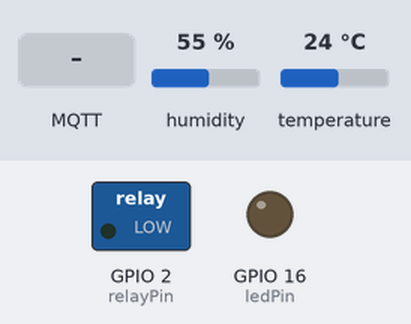
Recording of a sketch running on a simulated ESP8266 (NodeMCU). Parts: switched loads named in the sketch (green lamp = pin HIGH), output pins drawn as LEDs (lit = HIGH). The test bench sets the inputs (shaded band); at power-on: humidity 55 %, temperature 24 °C. WiFi joins after 1.5 s; servers stay silent unless stated; random numbers use the default seed unless the sketch sets one; no MQTT or app messages arrive unless stated; what the sketch prints to the serial monitor is not drawn.

Above: at 2.7 s.
2.8 s: MQTT message "o" arrives on the first subscribed topic
At 4.4 s:
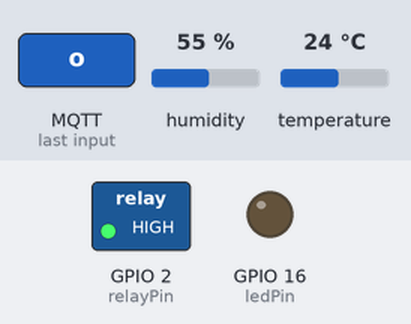
6.1 s: MQTT message "L" arrives on the first subscribed topic
At 7.4 s:
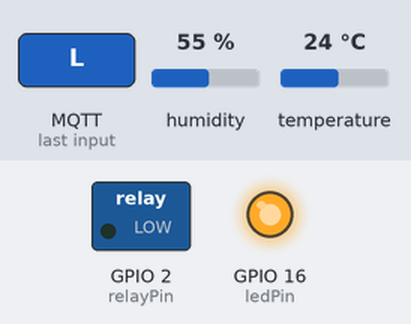
8.1 s: MQTT message "on" arrives on the first subscribed topic
At 10.1 s:
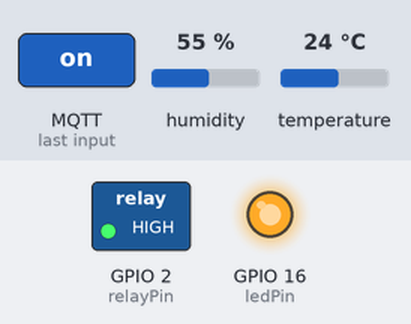
Timing chart, 0 to 12.1 s (numbered marks = the images above; inputs shaded):
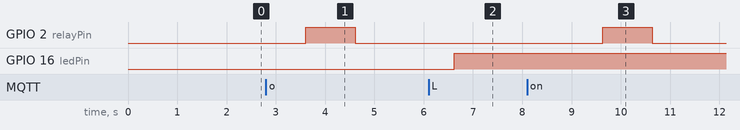

The sketch:

SmartDoorLock.ino
```cpp
#include <SPI.h>
#include <MFRC522.h>
#include <ESP8266WiFi.h>
#include <PubSubClient.h>
#include "DHTesp.h"


DHTesp dht;
constexpr uint8_t RST_PIN = 5;
constexpr uint8_t SS_PIN = 4;
const char* mqtt_server = "192.168.50.-";
int mqtt_port = 1883;
const char* user_name = "-"; // 連接 MQTT broker 的帳號密碼
const char* user_password = "-";
int relayPin = 2;                     // 連接繼電器腳位
const char* topic_subscribe = "-/-";
const char* dht_topic = "-/-";
int ledPin = 16;

MFRC522 mfrc522(SS_PIN, RST_PIN);   // 建立 MFRC522

WiFiClient espClient;
PubSubClient client(espClient);

void reconnect() {
  // Loop until we're reconnected
  while (!client.connected()) {
    Serial.println("Attempting MQTT connection...");
    // Create a random client ID
    String clientId = "ESP8266Client-";
    clientId += String(random(0xffff), HEX);
    // Attempt to connect
    if (client.connect(clientId.c_str(),user_name,user_password)) {
      Serial.println("connected");
      client.subscribe(topic_subscribe);
    } else {
      Serial.print("failed, rc=");
      Serial.print(client.state());
      Serial.println(" try again in 5 seconds");
      // Wait 5 seconds before retrying
      delay(5000);
    }
  }
}

void callback(char* topic, byte* payload, unsigned int length)
{
  Serial.print("Command from MQTT broker is : [");
  Serial.print(topic);
  Serial.print("]");

  if((char)payload[0] == 'o') // MQTT 傳來 0 熄滅 D2 上的 LED
  {
    digitalWrite(2, HIGH);               // 繼電器常開端(NO)導通
    delay(1000);                                // 延遲1秒
    digitalWrite(2, LOW);                // 繼電器常閉端(NC)導通
    Serial.println("已開門!" );
  }

   else if((char)payload[0] == 'L') // MQTT 傳來 0 熄滅 D2 上的 LED
  {
    digitalWrite(ledPin, HIGH);               // 繼電器常開端(NO)導通
    delay(1000);                                // 延遲1秒
    Serial.println("已開燈!" );
  }
     else if((char)payload[0] == 'l') // MQTT 傳來 0 熄滅 D2 上的 LED
  {
    digitalWrite(ledPin, LOW);               // 繼電器常開端(NO)導通
    delay(1000);                                // 延遲1秒
    Serial.println("已關燈!" );
  }
} //end callback

void setup()
{
  Serial.begin(9600);
  WiFi.begin("-","-");
   while (WiFi.status() != WL_CONNECTED) {
     delay(500);
     Serial.print(".");
   }
   Serial.println();
   Serial.println("WiFi connected");
   Serial.println("Local IP address: ");
   Serial.println(WiFi.localIP());
  pinMode(relayPin, OUTPUT);          // 設定繼電器接腳為輸出腳位
  pinMode(ledPin, OUTPUT);
  while (!Serial);
  SPI.begin();

  dht.setup(4, DHTesp::DHT22);
  client.setServer(mqtt_server, mqtt_port);
  client.setCallback(callback);
  digitalWrite(relayPin, LOW);


  Serial.println("可開始讀取卡片");
  Serial.println();

}

void loop()
{
  char msg[30];
  if (!client.connected()) {
    reconnect();
  }
  client.loop();

  delay(dht.getMinimumSamplingPeriod());
  float humi = dht.getHumidity();
  float temp = dht.getTemperature();
  sprintf(msg,"%.1f %.1f",temp,humi);
  Serial.println(temp);
  Serial.println(humi);
  Serial.println(msg);
  client.publish(dht_topic,msg);
  memset(msg,0,30);


}
```

Measured:
- after the input at 2.8 s, GPIO 2 (relayPin): LOW → HIGH after 0.81 s, → LOW 1.0 s later
- after the input at 6.1 s, GPIO 16 (ledPin): LOW → HIGH after 0.52 s
- after the input at 8.1 s, GPIO 2 (relayPin): LOW → HIGH after 1.5 s, → LOW 1.0 s later
